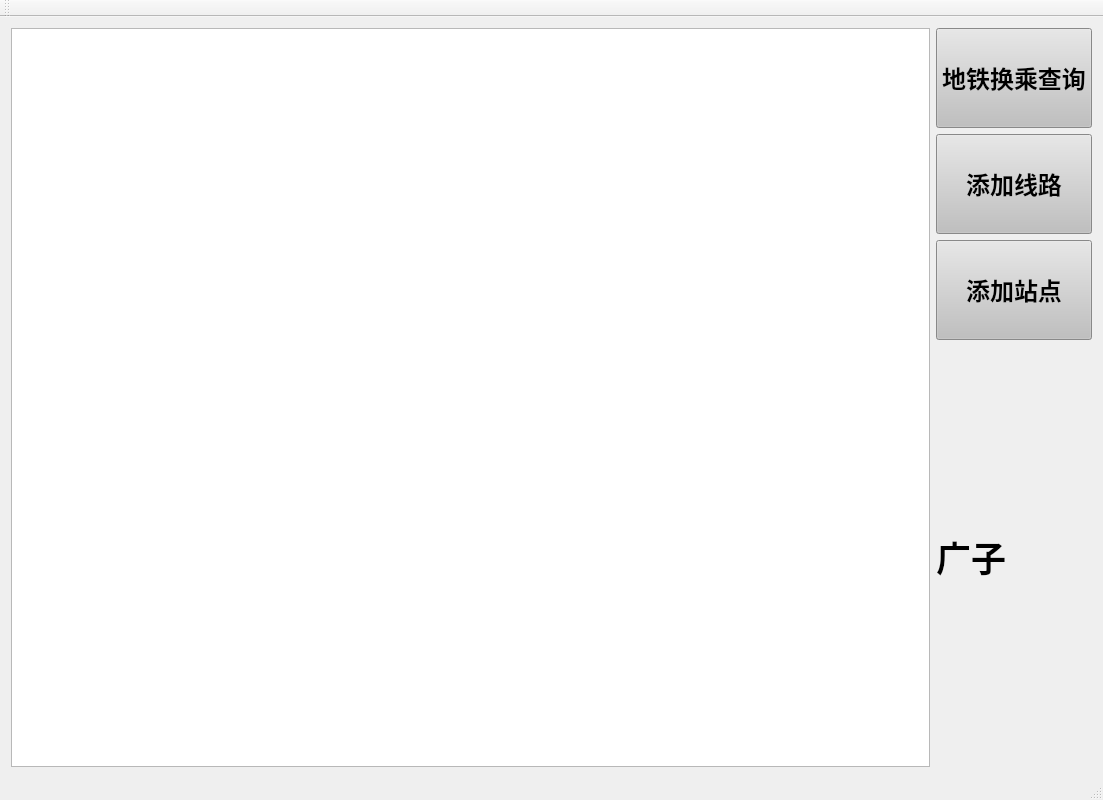
<?xml version="1.0" encoding="UTF-8"?>
<ui version="4.0">
 <class>MainWindow</class>
 <widget class="QMainWindow" name="MainWindow">
  <property name="geometry">
   <rect>
    <x>0</x>
    <y>0</y>
    <width>1103</width>
    <height>800</height>
   </rect>
  </property>
  <property name="sizePolicy">
   <sizepolicy hsizetype="Expanding" vsizetype="Expanding">
    <horstretch>0</horstretch>
    <verstretch>0</verstretch>
   </sizepolicy>
  </property>
  <property name="minimumSize">
   <size>
    <width>1030</width>
    <height>800</height>
   </size>
  </property>
  <property name="windowTitle">
   <string>MainWindow</string>
  </property>
  <widget class="QWidget" name="centralWidget">
   <layout class="QGridLayout" name="gridLayout">
    <item row="0" column="0">
     <widget class="QGraphicsView" name="graphicsView">
      <property name="minimumSize">
       <size>
        <width>700</width>
        <height>580</height>
       </size>
      </property>
      <property name="interactive">
       <bool>true</bool>
      </property>
     </widget>
    </item>
    <item row="0" column="1">
     <layout class="QVBoxLayout" name="verticalLayout" stretch="1,1,1,5">
      <item>
       <widget class="QPushButton" name="transferInquiryBtn">
        <property name="sizePolicy">
         <sizepolicy hsizetype="Preferred" vsizetype="Fixed">
          <horstretch>0</horstretch>
          <verstretch>0</verstretch>
         </sizepolicy>
        </property>
        <property name="minimumSize">
         <size>
          <width>0</width>
          <height>100</height>
         </size>
        </property>
        <property name="font">
         <font>
          <family>宋体</family>
          <pointsize>18</pointsize>
          <weight>75</weight>
          <bold>true</bold>
         </font>
        </property>
        <property name="styleSheet">
         <string notr="true">QPushButton{
     background-color:#C0C0C0;
     boder:1px solid greay;
     padding:5px;
}
</string>
        </property>
        <property name="text">
         <string>地铁换乘查询</string>
        </property>
       </widget>
      </item>
      <item>
       <widget class="QPushButton" name="addCircuitBtn">
        <property name="minimumSize">
         <size>
          <width>0</width>
          <height>100</height>
         </size>
        </property>
        <property name="font">
         <font>
          <family>宋体</family>
          <pointsize>18</pointsize>
          <weight>75</weight>
          <bold>true</bold>
         </font>
        </property>
        <property name="styleSheet">
         <string notr="true">QPushButton{
     background-color:#C0C0C0;
     boder:1px solid greay;
     padding:5px;
}</string>
        </property>
        <property name="text">
         <string>添加线路</string>
        </property>
       </widget>
      </item>
      <item>
       <widget class="QPushButton" name="addStationsBtn">
        <property name="minimumSize">
         <size>
          <width>0</width>
          <height>100</height>
         </size>
        </property>
        <property name="font">
         <font>
          <family>宋体</family>
          <pointsize>18</pointsize>
          <weight>75</weight>
          <bold>true</bold>
         </font>
        </property>
        <property name="styleSheet">
         <string notr="true">QPushButton{
     background-color:#C0C0C0;
     boder:1px solid greay;
     padding:5px;
}</string>
        </property>
        <property name="text">
         <string>添加站点</string>
        </property>
       </widget>
      </item>
      <item>
       <widget class="QLabel" name="adLabel">
        <property name="sizePolicy">
         <sizepolicy hsizetype="Preferred" vsizetype="Preferred">
          <horstretch>0</horstretch>
          <verstretch>0</verstretch>
         </sizepolicy>
        </property>
        <property name="font">
         <font>
          <family>宋体</family>
          <pointsize>26</pointsize>
          <weight>75</weight>
          <bold>true</bold>
         </font>
        </property>
        <property name="text">
         <string>广子</string>
        </property>
       </widget>
      </item>
     </layout>
    </item>
   </layout>
  </widget>
  <widget class="QMenuBar" name="menuBar">
   <property name="geometry">
    <rect>
     <x>0</x>
     <y>0</y>
     <width>1103</width>
     <height>26</height>
    </rect>
   </property>
  </widget>
  <widget class="QToolBar" name="mainToolBar">
   <attribute name="toolBarArea">
    <enum>TopToolBarArea</enum>
   </attribute>
   <attribute name="toolBarBreak">
    <bool>false</bool>
   </attribute>
  </widget>
  <widget class="QStatusBar" name="statusBar"/>
 </widget>
 <layoutdefault spacing="6" margin="11"/>
 <resources/>
 <connections/>
</ui>
